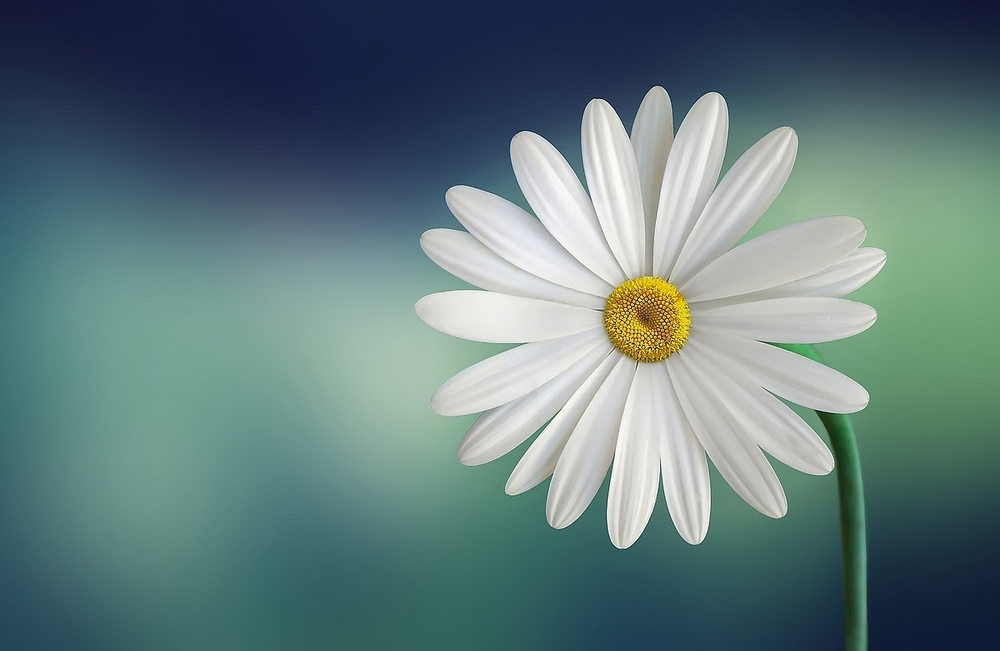
#> input picture week_2/Assignment/flower.jpg, 1000 x 651 px, shrunk from 1280 x 833 before the run
$ jupyter execute assignment.ipynb
#> lines starting #> are read from the running program, lines starting #| are printed output that depends on the picture; after the words box and inside, x2 and y2 are one past the last pixel; in counts of white or black regions, pixels touching at a corner belong together
# Digital Image Processing — Student Assignment Notebook

**Spring 2026**
**Topic:** Image I/O, grayscale/binary, cropping (ROI), color spaces, and basic arithmetic operations

## 0) Environment check

[cell 1]
# Imports (run once)
import os
import numpy as np
import matplotlib.pyplot as plt
import cv2
from skimage import data

print("OpenCV:", cv2.__version__)

IMAGE_PATH = "flower.jpg"

## Helper functions (provided)

[cell 2]
def to_rgb(img_bgr_or_rgb):
    if img_bgr_or_rgb is None:
        raise ValueError("Image is None. Check the path or loading step.")
    img = img_bgr_or_rgb
    if img.ndim == 2:
        return img
    return img

def load_image(path=None):
#> called with path = 'flower.jpg'
    if path and os.path.exists(path):
        bgr = cv2.imread(path, cv2.IMREAD_COLOR)
#> bgr is the input picture: shape (651, 1000, 3); mean B, G, R 123.8, 122.4, 97.3
        if bgr is None:
            raise ValueError(f"Failed to read: {path}")
        rgb = cv2.cvtColor(bgr, cv2.COLOR_BGR2RGB)
        return rgb
    return data.astronaut()

def show_side_by_side(img1, img2, title1="Image 1", title2="Image 2", cmap1=None, cmap2=None):
    plt.figure(figsize=(10,4))
    plt.subplot(1,2,1); plt.imshow(img1, cmap=cmap1); plt.title(title1); plt.axis('off')
    plt.subplot(1,2,2); plt.imshow(img2, cmap=cmap2); plt.title(title2); plt.axis('off')
    plt.axis('off')
    plt.show()

def clip_uint8(x):
    return np.clip(x, 0, 255).astype(np.uint8)

## 1) Load an image

[cell 3]
img = load_image(IMAGE_PATH)
print("Image shape (H, W, C):", img.shape, "| dtype:", img.dtype)
#| Image shape (H, W, C): (651, 1000, 3) | dtype: uint8

plt.figure(figsize=(5,5))
plt.imshow(img)
plt.title("Loaded image (RGB)")
plt.axis("off")
plt.show()

## 2) Image I/O basics

### Task 2.1 — Inspect pixels

[cell 4]
# TODO (Task 2.1): print two pixel values
h, w = img.shape[:2]
#> h = 651; w = 1000
print("Top-left pixel:", img[0, 0])
#| Top-left pixel: [19 24 54]
print("Center pixel:", img[h//2, w//2])
#| Center pixel: [235 236 231]

**Task 2.1 (Answer):**
The 3 numbers represent RGB channels - Red, Green, Blue intensity values (0-255 each).

### Task 2.2 — Save and re-load

[cell 5]
# TODO (Task 2.2): save and reload
out_path = "output_saved.png"

# OpenCV expects BGR when writing
bgr = cv2.cvtColor(img, cv2.COLOR_RGB2BGR)
cv2.imwrite(out_path, bgr)

reloaded_bgr = cv2.imread(out_path, cv2.IMREAD_COLOR)
reloaded_rgb = cv2.cvtColor(reloaded_bgr, cv2.COLOR_BGR2RGB)

print("Reloaded shape:", reloaded_rgb.shape, "| dtype:", reloaded_rgb.dtype)
#| Reloaded shape: (651, 1000, 3) | dtype: uint8
show_side_by_side(img, reloaded_rgb, "Original", "Reloaded")

## 3) Grayscale and binary images

### Task 3.1 — Convert to grayscale

[cell 6]
# TODO (Task 3.1): grayscale
gray = cv2.cvtColor(img, cv2.COLOR_RGB2GRAY)
show_side_by_side(img, gray, "RGB", "Grayscale", cmap2="gray")
print("Gray shape:", gray.shape, "| dtype:", gray.dtype)
#| Gray shape: (651, 1000) | dtype: uint8

### Task 3.2 — Threshold to binary

[cell 7]
# TODO (Task 3.2): thresholding
th_manual = 128
_, binary_manual = cv2.threshold(gray, th_manual, 255, cv2.THRESH_BINARY)
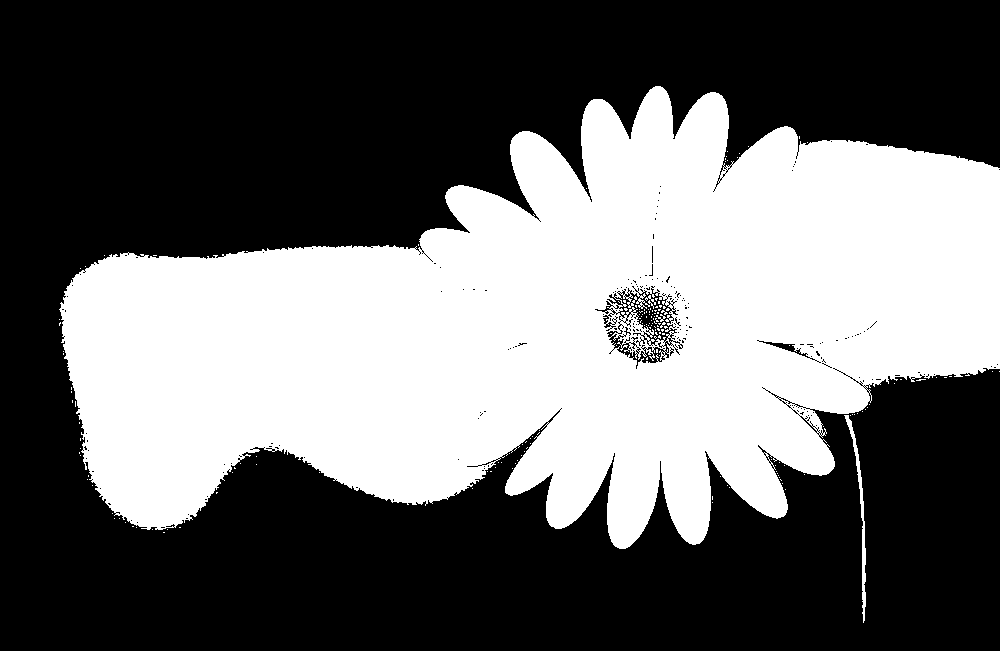
#> binary_manual: shape (651, 1000); 40.7% white; 173 white regions (169 under 20 px), largest, box (x1, y1, x2, y2) and area: (59, 86, 1000, 549) 263782, (844, 415, 866, 623) 689, (645, 295, 656, 305) 31, (656, 314, 666, 322) 30

_, binary_otsu = cv2.threshold(gray, 0, 255, cv2.THRESH_BINARY + cv2.THRESH_OTSU)
#> binary_otsu: shape (651, 1000); 44.5% white; 138 white regions (136 under 20 px), largest, box (x1, y1, x2, y2) and area: (41, 86, 1000, 651) 289443, (712, 484, 713, 512) 28

show_side_by_side(binary_manual, binary_otsu, f"Manual (T={th_manual})", "Otsu", cmap1="gray", cmap2="gray")
print("Otsu threshold chosen by OpenCV:", _)
#| Otsu threshold chosen by OpenCV: 120.0

**Task 3.2 (Answer):**
Otsu's method automatically finds the optimal threshold by maximizing between-class variance, while manual threshold requires user input. Otsu works better for images with bimodal histograms.

## 4) Cropping (ROI)

### Task 4.1 — Crop a region of interest

[cell 8]
# TODO (Task 4.1): set ROI coordinates
h, w = img.shape[:2]
x1, y1 = int(0.25*w), int(0.25*h)
#> x1 = 250; y1 = 162
x2, y2 = int(0.75*w), int(0.75*h)
#> x2 = 750; y2 = 488

roi = img[y1:y2, x1:x2].copy()
show_side_by_side(img, roi, "Original", f"ROI x[{x1}:{x2}] y[{y1}:{y2}]")
print("ROI shape:", roi.shape)
#| ROI shape: (326, 500, 3)

### Task 4.2 — Explain coordinates
**Task 4.2 (Answer):**
NumPy uses row-major order, so the first index represents rows (y-coordinate) and the second represents columns (x-coordinate), hence img[y, x].

## 5) Color spaces

### Task 5.1 — Convert RGB to HSV and visualize channels

[cell 9]
# TODO (Task 5.1): HSV conversion and channel display
hsv = cv2.cvtColor(img, cv2.COLOR_RGB2HSV)
#> hsv: shape (651, 1000, 3); mean H, S, V 82.8, 89.1, 131.3
H, S, V = hsv[:,:,0], hsv[:,:,1], hsv[:,:,2]
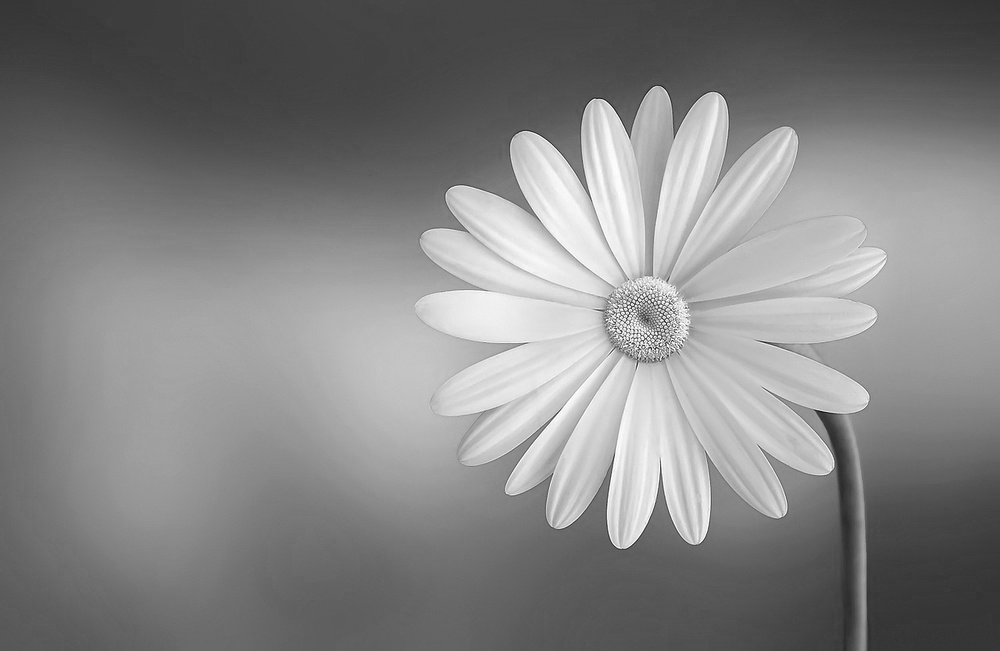
#> V: shape (651, 1000); min 18, max 255, mean 131.3

plt.figure(figsize=(12,3))
for i, (ch, name) in enumerate([(H,"H"), (S,"S"), (V,"V")], start=1):
    plt.subplot(1,3,i); plt.imshow(ch, cmap="gray"); plt.title(name); plt.axis("off")
#> this loop made 3 passes
#> name on passes 1 to 3: 'H', 'S', 'V'
plt.show()

## 6) Basic arithmetic operations on images

### 6.1 Subtracting an intensity (darkening)

[cell 10]
sub_val = 100
img_sub = cv2.subtract(img, sub_val)
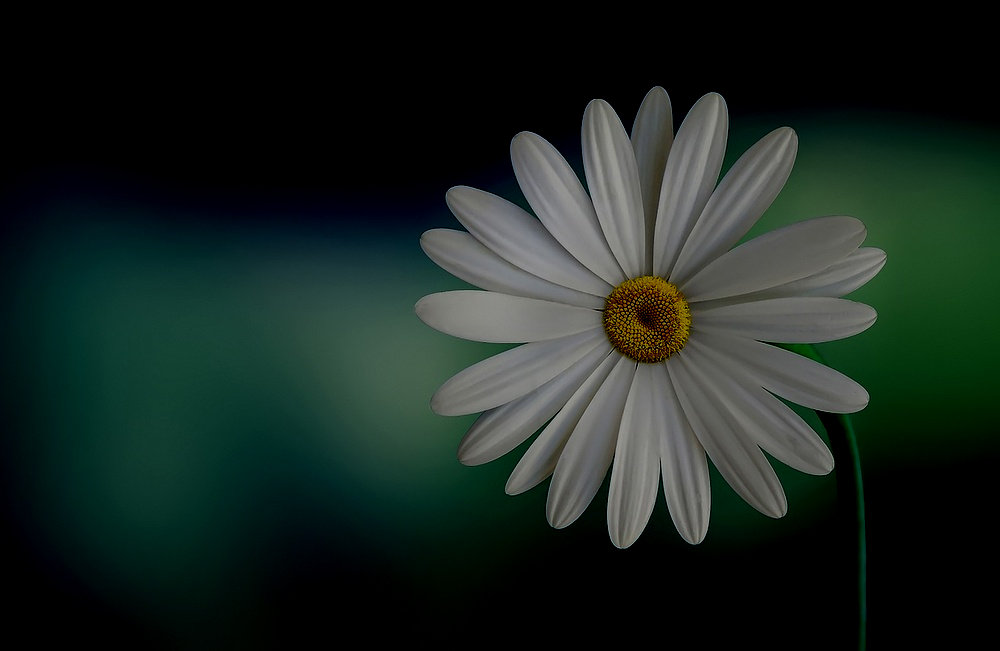
#> img_sub: shape (651, 1000, 3); mean R, G, B 26, 38.3, 32.9

show_side_by_side(img, img_sub, "Original", f"Subtracted (-{sub_val})")

**Task 6.1 (Answer):**
1. Increasing sub_val makes the image darker
2. The image gets darker because pixel values are reduced by the subtraction amount

### 6.2 Subtract from *red channel only*

[cell 11]
# TODO (Task 6.2): subtract from Red channel only
sub_val_r = 80

img_red_only = img.copy()
img_red_only[:,:,0] = cv2.subtract(img_red_only[:,:,0], sub_val_r)
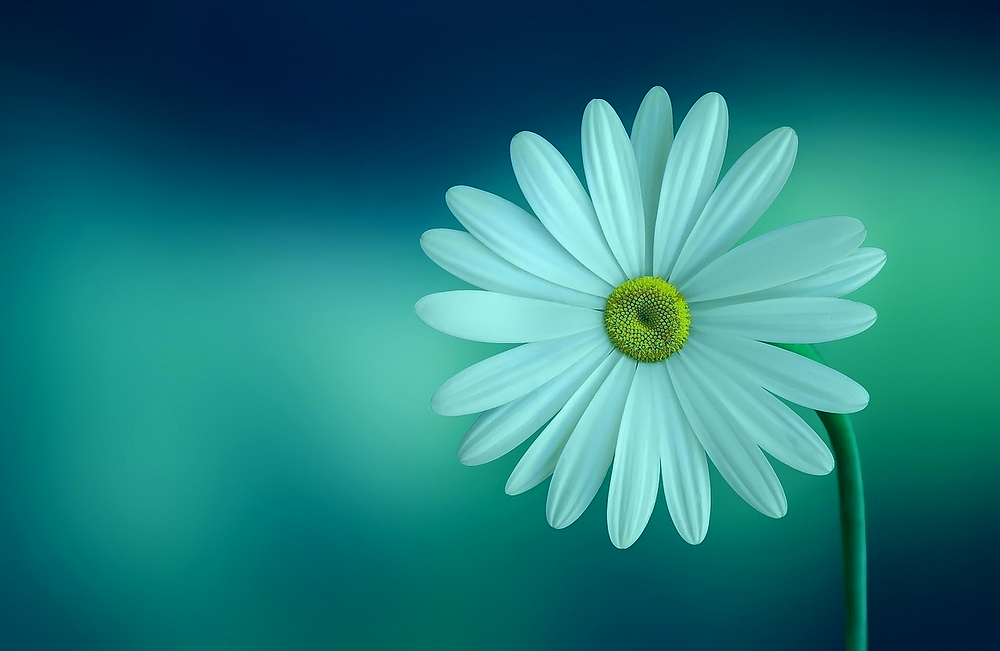
#> img_red_only: shape (651, 1000, 3); mean R, G, B 35.2, 122.4, 123.8

show_side_by_side(img, img_red_only, "Original", f"Red channel subtracted (-{sub_val_r})")

### 6.3 Adding an intensity (brightening)

[cell 12]
add_val = 100
img_add = cv2.add(img, add_val)
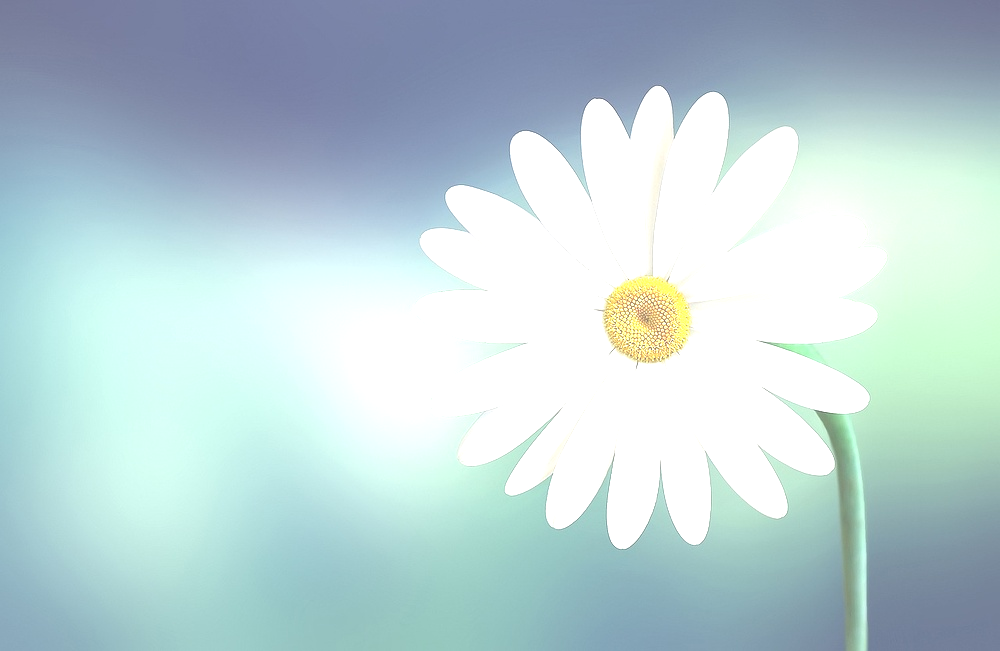
#> img_add: shape (651, 1000, 3); mean R, G, B 187.2, 210.4, 214.1

show_side_by_side(img, img_add, "Original", f"Added (+{add_val})")

**Task 6.3 (Answer):**
1. Increasing add_val makes the image brighter
2. The image gets brighter because pixel values are increased by the addition amount

### 6.4 Add to *red channel only*

[cell 13]
# TODO (Task 6.4): add to Red channel only
add_val_r = 80

img_red_only_add = img.copy()
img_red_only_add[:,:,0] = cv2.add(img_red_only_add[:,:,0], add_val_r)
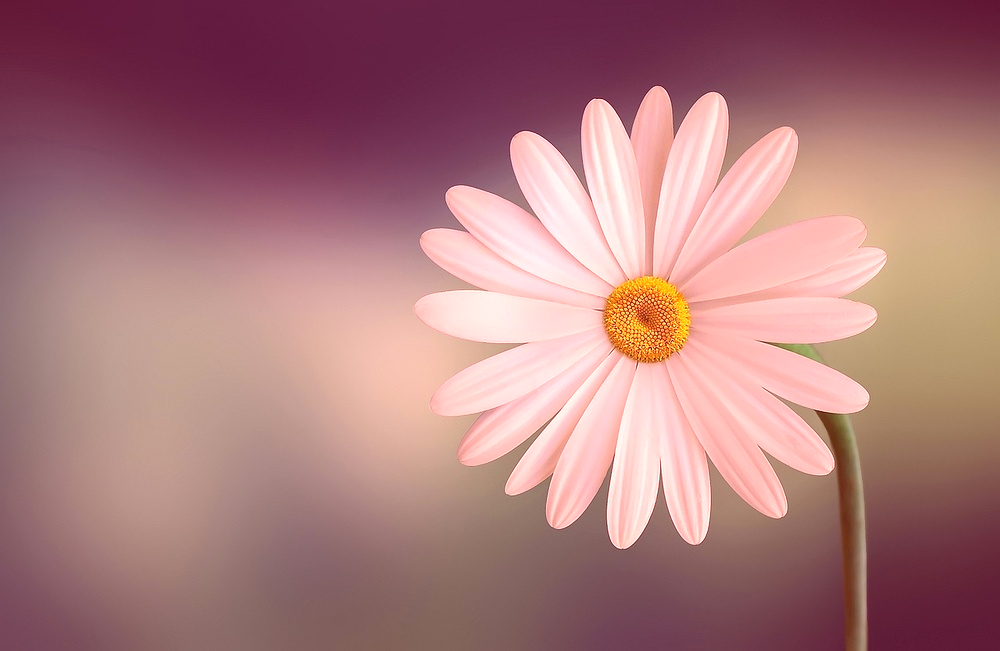
#> img_red_only_add: shape (651, 1000, 3); mean R, G, B 171.3, 122.4, 123.8

show_side_by_side(img, img_red_only_add, "Original", f"Red channel added (+{add_val_r})")

### 6.5 Multiplying by a constant (contrast/brightness change)

[cell 14]
factor = 2.0

img_f = img.astype(np.float32)
img_mul = clip_uint8(img_f * factor)

show_side_by_side(img, img_mul, "Original", f"Multiplied (×{factor})")

**Task 6.5 (Answer):**
Multiplying by factor > 1 increases contrast (brighter), factor < 1 decreases contrast (darker). This scales all pixel values proportionally.

### 6.6 Dividing by a constant

[cell 15]
divisor = 2.0

img_f = img.astype(np.float32)
img_div = clip_uint8(img_f / divisor)
#> in clip_uint8 (call 2), `return np.clip(x, 0, 255).astype(np.uint8)`:
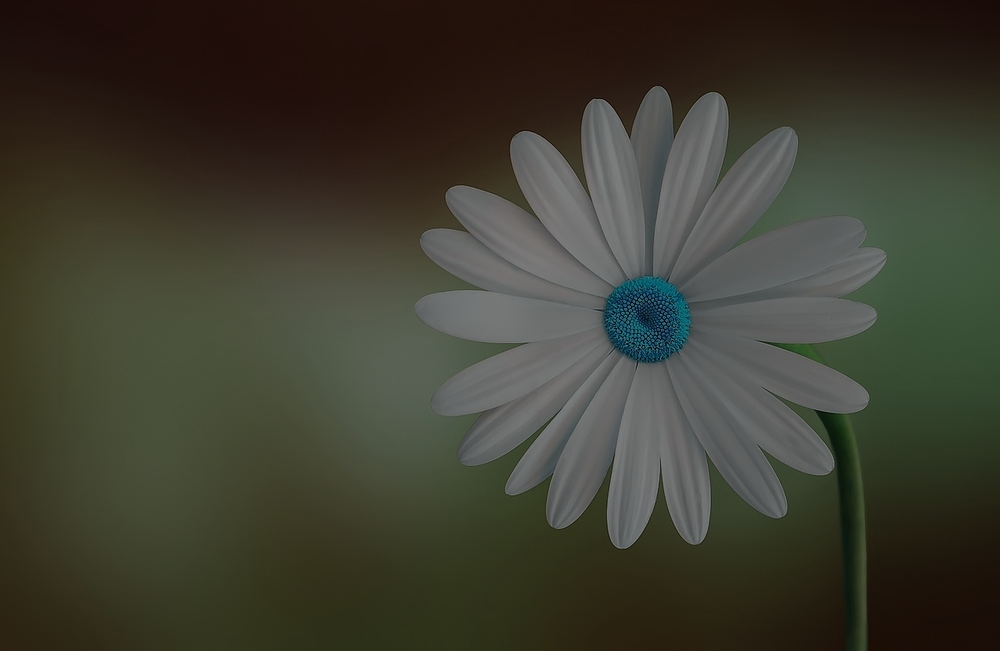
#> returned value: shape (651, 1000, 3); mean of channels 0, 1, 2 48.4, 61, 61.7; drawn as B, G, R

show_side_by_side(img, img_div, "Original", f"Divided (÷{divisor})")
